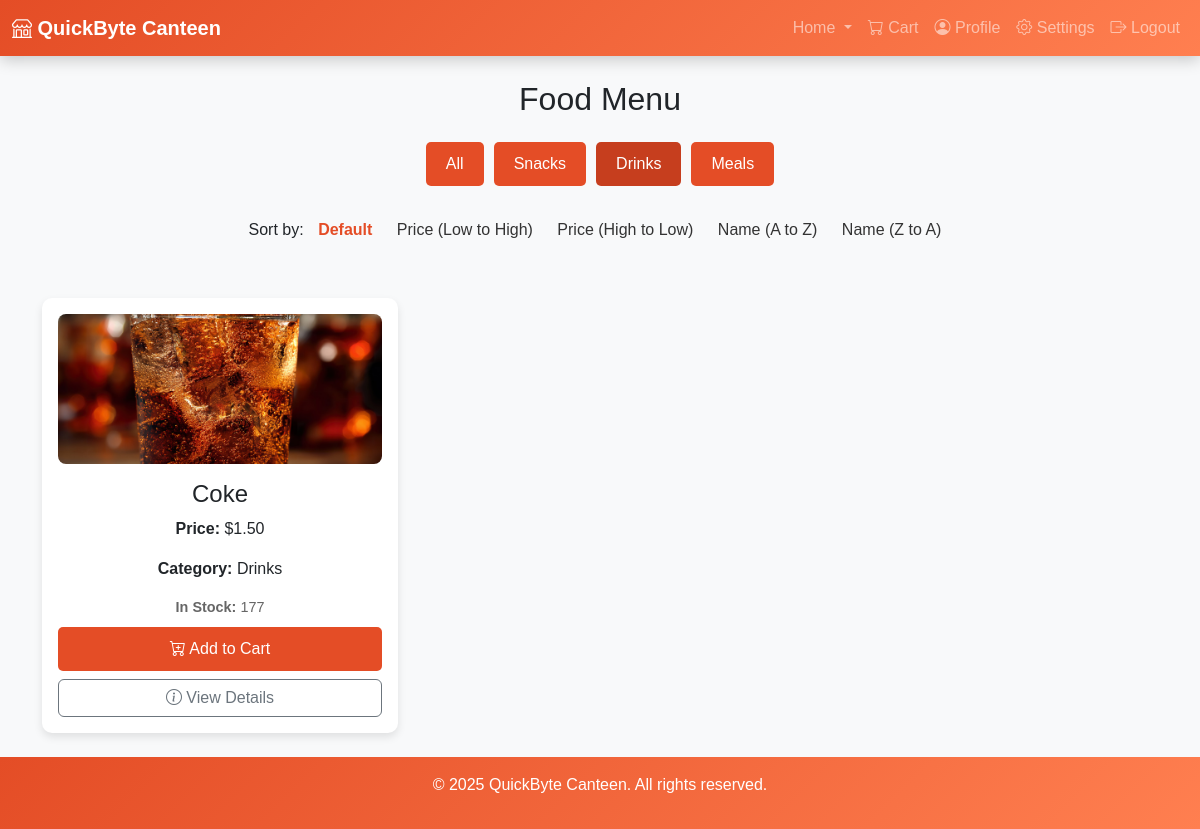
Screenshot of /user/food.php?category=Drinks (signed in) with the database file from the repository.
### tables this page shows
CREATE TABLE IF NOT EXISTS `inventory` (
  `inventory_id` int(11) NOT NULL AUTO_INCREMENT,
  `stall_id` int(11) NOT NULL,
  `product_id` int(11) NOT NULL,
  `quantity` int(11) NOT NULL,
  `expiry_date` timestamp NOT NULL DEFAULT current_timestamp() ON UPDATE current_timestamp(),
  `last_updated` timestamp NOT NULL DEFAULT current_timestamp() ON UPDATE current_timestamp(),
  PRIMARY KEY (`inventory_id`),
  KEY `item_id` (`product_id`),
  KEY `connect_stall` (`stall_id`)
);

CREATE TABLE IF NOT EXISTS `menu_items` (
  `item_id` int(11) NOT NULL AUTO_INCREMENT,
  `name` varchar(100) NOT NULL,
  `price` decimal(10,2) NOT NULL,
  `category` enum('Snacks','Drinks','Meals') NOT NULL,
  `availability` tinyint(1) DEFAULT 1,
  `image_path` varchar(255) NOT NULL DEFAULT 'default.jpg',
  `stall_id` int(11) NOT NULL,
  `description` text DEFAULT NULL,
  PRIMARY KEY (`item_id`),
  KEY `stall_id` (`stall_id`)
);

### user/food.php (the view, shortened to what this page needs)
<?php
include '../config.php';
$sql_categories = "SELECT DISTINCT category FROM menu_items ORDER BY category ASC";
$stmt_categories = $con->prepare($sql_categories);
$stmt_categories->execute();
$result_categories = $stmt_categories->get_result();
$categories = $result_categories->fetch_all(MYSQLI_ASSOC);
$category_filter = isset($_GET['category']) ? $_GET['category'] : 'all';
$sort_order = isset($_GET['sort']) ? $_GET['sort'] : 'default';
$sql = "
    SELECT m.item_id, m.name, m.price, m.category, m.image_path, i.quantity AS quantity_in_stock
    FROM menu_items m
    LEFT JOIN inventory i ON m.item_id = i.product_id
    WHERE m.availability = 1
";
if ($category_filter !== 'all') {
    $sql .= " AND m.category = ?";
}
switch ($sort_order) {
    default:
        $sql .= " ORDER BY m.category ASC";
        break;
}
$stmt = $con->prepare($sql);
if ($category_filter !== 'all') {
    $stmt->bind_param("s", $category_filter);
}
$stmt->execute();
$result = $stmt->get_result();
$menuItems = $result->fetch_all(MYSQLI_ASSOC);
?>
<!DOCTYPE html>
<html lang="en">
<head>
    <link rel="stylesheet" href="https://cdn.jsdelivr.net/npm/bootstrap@5.3.0-alpha1/dist/css/bootstrap.min.css">
    <link rel="stylesheet" href="https://cdn.jsdelivr.net/npm/bootstrap-icons@1.11.3/font/bootstrap-icons.min.css">
</head>
<body>
    <nav class="navbar navbar-expand-lg navbar-dark">
        <div class="container-fluid">
            <a class="navbar-brand" href="index.php"><i class="bi bi-shop"></i> QuickByte Canteen</a>
            <div class="collapse navbar-collapse" id="navbarNav">
                <ul class="navbar-nav ms-auto">
                    <li class="nav-item dropdown">
                        <a class="nav-link dropdown-toggle" href="index.php" id="navbarDropdown" role="button"
                           data-bs-toggle="dropdown" aria-expanded="false">
                            Home
                        </a>
                    </li>
                    <li class="nav-item">
                        <a class="nav-link" href="cart.php"><i class="bi bi-cart"></i> Cart</a>
                    </li>
                    <li class="nav-item">
                        <a class="nav-link" href="user_profile.php"><i class="bi bi-person-circle"></i> Profile</a>
                    </li>
                    <li class="nav-item">
                        <a class="nav-link" href="settings.php"><i class="bi bi-gear"></i> Settings</a>
                    </li>
                    <li class="nav-item">
                        <a class="nav-link" href="../auth/logout.php"><i class="bi bi-box-arrow-right"></i> Logout</a>
                    </li>
                </ul>
            </div>
        </div>
    </nav>
    <section class="container mt-4">
        <h2 class="text-center mb-4">Food Menu</h2>
        <div class="filter-buttons">
            <a href="?category=all" class="filter-button <?php echo $category_filter === 'all' ? 'active' : ''; ?>">All</a>
            <?php foreach ($categories as $category): ?>
                <a href="?category=<?php echo htmlspecialchars($category['category']); ?>" class="filter-button <?php echo $category_filter === $category['category'] ? 'active' : ''; ?>">
                    <?php echo htmlspecialchars($category['category']); ?>
                </a>
            <?php endforeach; ?>
        </div>
        <div class="sorting-options">
            <span>Sort by:</span>
            <a href="?category=<?php echo $category_filter; ?>&sort=default" class="<?php echo $sort_order === 'default' ? 'active' : ''; ?>">Default</a>
            <a href="?category=<?php echo $category_filter; ?>&sort=price_low_to_high" class="<?php echo $sort_order === 'price_low_to_high' ? 'active' : ''; ?>">Price (Low to High)</a>
            <a href="?category=<?php echo $category_filter; ?>&sort=price_high_to_low" class="<?php echo $sort_order === 'price_high_to_low' ? 'active' : ''; ?>">Price (High to Low)</a>
            <a href="?category=<?php echo $category_filter; ?>&sort=name_a_to_z" class="<?php echo $sort_order === 'name_a_to_z' ? 'active' : ''; ?>">Name (A to Z)</a>
            <a href="?category=<?php echo $category_filter; ?>&sort=name_z_to_a" class="<?php echo $sort_order === 'name_z_to_a' ? 'active' : ''; ?>">Name (Z to A)</a>
        </div>
    </section>
    <section class="container mt-4">
        <div class="row">
            <?php if (!empty($menuItems)): ?>
                <?php foreach ($menuItems as $item): ?>
                    <div class="col-md-4 mb-4">
                        <div class="menu-item <?php echo $item['quantity_in_stock'] <= 0 ? 'sold-out' : ''; ?>">
                            <img src="<?php echo htmlspecialchars($item['image_path']); ?>" alt="<?php echo htmlspecialchars($item['name']); ?>">
                            <div class="card-body">
                                <h4><?php echo htmlspecialchars($item['name']); ?></h4>
                                <p><strong>Price:</strong> $<?php echo number_format($item['price'], 2); ?></p>
                                <p><strong>Category:</strong> <?php echo htmlspecialchars($item['category']); ?></p>
                                <p class="stock-info">
                                    <?php if ($item['quantity_in_stock'] > 0): ?>
                                        <strong>In Stock:</strong> <?php echo $item['quantity_in_stock']; ?>
                                    <?php else: ?>
                                        <strong>Sold Out</strong>
                                    <?php endif; ?>
                                </p>
                                <button
                                    class="<?php echo $item['quantity_in_stock'] > 0 ? 'btn-add-cart' : 'btn-sold-out'; ?>"
                                    onclick="addToCart(<?php echo $item['item_id']; ?>)"
                                    <?php echo $item['quantity_in_stock'] <= 0 ? 'disabled' : ''; ?>
                                >
                                    <?php echo $item['quantity_in_stock'] > 0 ? '<i class="bi bi-cart-plus"></i> Add to Cart' : 'Sold Out'; ?>
                                </button>
                                <a href="product_details.php?item_id=<?php echo $item['item_id']; ?>" class="btn btn-outline-secondary w-100 mt-2">
                                    <i class="bi bi-info-circle"></i> View Details
                                </a>
                            </div>
                        </div>
                    </div>
                <?php endforeach; ?>
            <?php else: ?>
                <div class="col-12 text-center">
                    <p>No menu items available for this category.</p>
                </div>
            <?php endif; ?>
        </div>
    </section>
    <footer>
        <p>&copy; 2025 QuickByte Canteen. All rights reserved.</p>
    </footer>
</body>
</html>

### user/food.php (style rules this page uses)
body { background-color: #f8f9fa; font-family: 'Poppins', sans-serif; display: flex; flex-direction: column; min-height: 100vh; }
.navbar { background: linear-gradient(135deg, #e44d26, #ff7f50); color: white; box-shadow: 0 4px 15px rgba(0, 0, 0, 0.2); }
.navbar-brand { font-weight: bold; }
.filter-buttons { margin-bottom: 2rem; display: flex; justify-content: center; gap: 10px; }
.filter-button { background-color: #e44d26; color: white; border: none; border-radius: 5px; padding: 10px 20px; cursor: pointer; transition: opacity 0.3s ease; text-decoration: none; }
.filter-button.active { background-color: #c63e1e; }
.menu-item { background-color: white; border-radius: 10px; box-shadow: 0 4px 8px rgba(0, 0, 0, 0.1); transition: transform 0.3s ease; padding: 1rem; display: flex; flex-direction: column; height: 100%; }
.menu-item img { max-width: 100%; height: 150px; object-fit: cover; border-radius: 8px; margin-bottom: 1rem; cursor: pointer; transition: transform 0.3s ease; }
.menu-item .card-body { flex-grow: 1; text-align: center; }
.stock-info { margin-bottom: 0.5rem; font-size: 0.9rem; color: #666; }
.btn-add-cart { background-color: #e44d26; color: white; border: none; border-radius: 5px; padding: 10px 20px; cursor: pointer; transition: opacity 0.3s ease; width: 100%; margin-top: auto; }
.sorting-options { margin-bottom: 2rem; text-align: center; }
.sorting-options a { margin: 0 10px; text-decoration: none; color: #333; transition: color 0.3s ease; }
.sorting-options a.active { color: #e44d26; font-weight: bold; }
footer { background: linear-gradient(135deg, #e44d26, #ff7f50); color: white; text-align: center; padding: 1rem 0; margin-top: auto; }

### rows the page displays
inventory: product.image_path (picture), product.name "Coke", product.price "1.50", product.category "Drinks", quantity "177", shows "Add to Cart"

### other values shown
$category['category'] "Snacks"
$category['category'] "Drinks"
$category['category'] "Meals"
